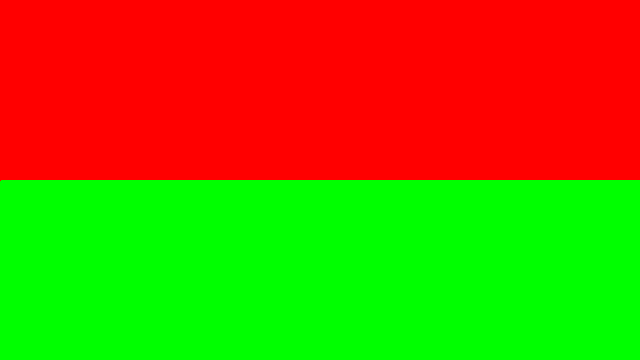
Frame 1 (no input)
Frame 60 (the mouse pressed at the canvas centre just before this capture): identical to frame 1, image omitted
Frame 120 (the mouse held since frame 60 and released just before this capture): identical to frame 1, image omitted

The Processing sketch that drew this single still picture (run headless with seeded random() and noise(); from frame 60 on, the mouse is pressed at the canvas centre):

// Processing sketch: pixels__
// ── pixels__.pde
//********************************************************** pixels[] *************************************************//


//Description  

//Array containing the values for all the pixels in the display window. 
//These values are of the color datatype. This array is the size of the display window. 
//For example, if the image is 100x100 pixels, there will be 10000 values and if the window is 200x300 pixels, 
//there will be 60000 values.

//Before accessing this array, the data must loaded with the loadPixels() function. 
//Failure to do so may result in a NullPointerException. 
//Subsequent changes to the display window will not be reflected in pixels until loadPixels() is called again. 
//After pixels has been modified, the updatePixels() function must be run to update the content of the display window.


void setup()
{
  size(640, 360);
  background(0);
}

void draw()
{
  loadPixels();

  for (int i = 0; i <pixels.length; i++)
  {
    pixels[i] = color(255, 0, 0);
    if (i >pixels.length/2)
      pixels[i] = color(0, 255, 0);
  }
  updatePixels();
}
